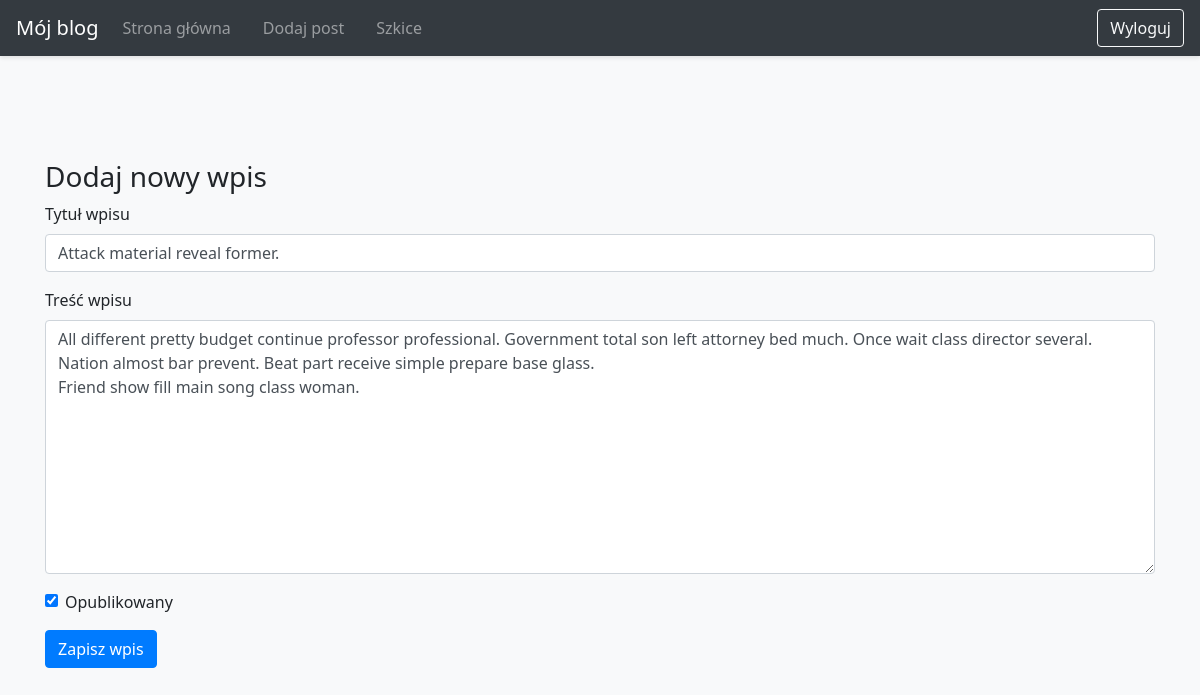
The page /post/edit/5 (signed in) on the database its author committed.
### blog/models.py (models this page shows)
class Entry(db.Model):
    id = db.Column(db.Integer, primary_key=True)
    title = db.Column(db.String(80), nullable=False)
    body = db.Column(db.Text, nullable=False)
    pub_date = db.Column(
        db.DateTime,
        nullable=False,
        default=datetime.datetime.utcnow
    )
    is_published = db.Column(db.Boolean, default=False)

### blog/routes.py (the view, shortened to what this page needs)
@app.route("/post/", defaults={'entry_id': None}, methods=["GET", "POST"])
@app.route("/post/edit/<int:entry_id>", methods=["GET", "POST"])
@login_required
def manage_entry(entry_id):
    if entry_id:
        entry = Entry.query.get_or_404(entry_id)
        form = EntryForm(obj=entry)
    else:
        entry = None
        form = EntryForm()
    return render_template("entry_form.html", form=form)

### blog/forms.py
class EntryForm(FlaskForm):
    title = StringField('Tytuł wpisu', validators=[DataRequired()])
    body = TextAreaField('Treść wpisu', validators=[DataRequired()])
    is_published = BooleanField('Opublikowany')
    submit = SubmitField('Zapisz wpis')

### blog/utils.py (called while the page is built)
def login_required(view_func):
    @functools.wraps(view_func)
    def check_permissions(*args, **kwargs):
        if session.get('logged_in'):
            return view_func(*args, **kwargs)
        return redirect(url_for('login', next=request.path))
    return check_permissions

### blog/templates/entry_form.html (shortened to what this page needs)
{% extends "base.html" %}
{% block content %}
<h3>Dodaj nowy wpis</h3>
<form method="POST">
    <div class="form-group">
        {{ form.title.label }}
        {{ form.title(class_="form-control") }}
    </div>
    <div class="form-group">
        {{ form.body.label }}
        {{ form.body(class_="form-control", rows="10") }}
    </div>
    <div class="form-check">
        {{ form.is_published(class_="form-check-input") }}
        {{ form.is_published.label(class_="form-check-label") }}
    </div>
    {{ form.submit(class_="btn btn-primary mt-3") }}
</form>
{% endblock %}

### blog/static/css/style.css (style rules this page uses)
body { padding-top: 5rem; font-family: "Segoe UI", Tahoma, Geneva, Verdana, sans-serif; background-color: #f8f9fa; color: #212529; }
.btn { transition: all 0.2s ease; }
.form-group label { font-weight: 500; }
.form-control { transition: border-color 0.2s ease, box-shadow 0.2s ease; }
.mt-3 { margin-top: 1rem !important; }

### rows shown on the page
Entry: title "Attack material reveal former.", body "All different pretty budget continue professor professional. Government total son left attorney bed much. Once wait class director several. Nation almost bar prevent. Beat part receive simple prepare base glass. Friend show fill main song class woman.", is_published "☑"
